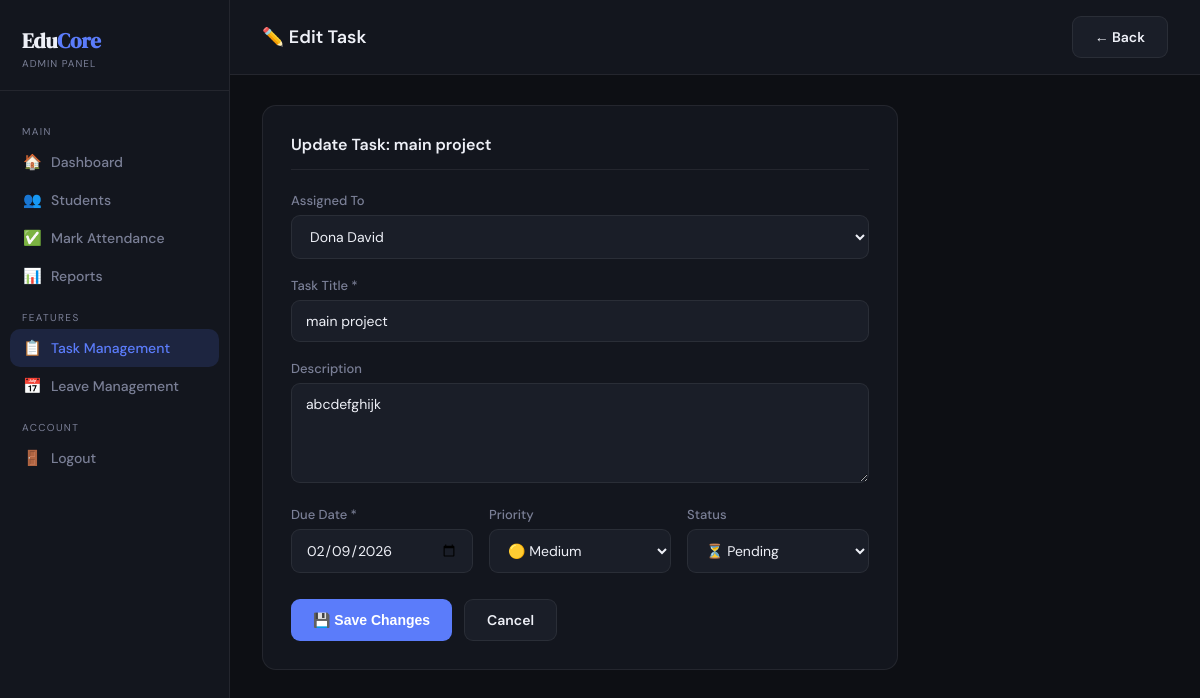
The page /tasks/4/edit/ (signed in) on the database its author committed.
### studapp/models.py (models this page shows, shortened)
class Task(models.Model):
    PRIORITY_CHOICES = [('Low','Low'),('Medium','Medium'),('High','High')]
    STATUS_CHOICES   = [('Pending','Pending'),('In Progress','In Progress'),('Completed','Completed')]
    student     = models.ForeignKey(Student, on_delete=models.CASCADE, related_name='tasks')
    title       = models.CharField(max_length=200)
    description = models.TextField(blank=True)
    due_date    = models.DateField()
    priority    = models.CharField(max_length=10, choices=PRIORITY_CHOICES, default='Medium')
    status      = models.CharField(max_length=15, choices=STATUS_CHOICES, default='Pending')
    assigned_on = models.DateTimeField(default=timezone.now)
    class Meta:
        ordering = ['-assigned_on']

class Student(models.Model):
    user    = models.OneToOneField(User, on_delete=models.CASCADE)
    age     = models.IntegerField()
    gender  = models.CharField(max_length=10)
    course  = models.CharField(max_length=50)
    phone   = models.CharField(max_length=15)
    address = models.TextField()
    def __str__(self):
        return self.user.get_full_name() or self.user.username

### studapp/views.py (the view, shortened to what this page needs)
# urls.py: path('tasks/<int:task_id>/edit/',           views.edit_task,         name='edit_task'),
@admin_required
def edit_task(request, task_id):
    task     = get_object_or_404(Task, id=task_id)
    students = Student.objects.select_related('user').order_by('user__first_name')
    return render(request, 'edit_task.html', {'task':task,'students':students})

### studapp/views.py (called while the page is built)
def admin_required(view_func):
    @wraps(view_func)
    @login_required
    def wrapper(request, *args, **kwargs):
        if Student.objects.filter(user=request.user).exists() or not request.user.is_staff:
            messages.error(request, "Admin access required.")
            return redirect("login")
        return view_func(request, *args, **kwargs)
    return wrapper

### studapp/templates/edit_task.html (shortened to what this page needs)
<!DOCTYPE html>
<html lang="en">
<head>
</head>
<body>
<div class="sidebar">
  <div class="logo"><h1>Edu<span>Core</span></h1><p>Admin Panel</p></div>
  <nav>
    <div class="nav-label">Main</div>
    <a href="{% url 'dashboard' %}" class="nav-item"><span class="ico">🏠</span> Dashboard</a>
    <a href="{% url 'student_list' %}" class="nav-item"><span class="ico">👥</span> Students</a>
    <a href="{% url 'mark_attendance' %}" class="nav-item"><span class="ico">✅</span> Mark Attendance</a>
    <a href="{% url 'attendance_report' %}" class="nav-item"><span class="ico">📊</span> Reports</a>
    <div class="nav-label">Features</div>
    <a href="{% url 'task_list' %}" class="nav-item active"><span class="ico">📋</span> Task Management</a>
    <a href="{% url 'leave_list' %}" class="nav-item"><span class="ico">📅</span> Leave Management</a>
    <div class="nav-label">Account</div>
    <a href="{% url 'logout' %}" class="nav-item"><span class="ico">🚪</span> Logout</a>
  </nav>
</div>
<div class="main">
  <div class="topbar">
    <h2>✏️ Edit Task</h2>
    <a href="{% url 'task_list' %}" class="btn btn-ghost">← Back</a>
  </div>
  <div class="content">
    <div class="card">
      <h3>Update Task: {{ task.title }}</h3>
      <form method="post">
        <div class="form-group">
          <label>Assigned To</label>
          <select name="student_id" required>
            {% for s in students %}
              <option value="{{ s.id }}" {% if s.id == task.student.id %}selected{% endif %}>{{ s }}</option>
            {% endfor %}
          </select>
        </div>
        <div class="form-group">
          <label>Task Title *</label>
          <input type="text" name="title" value="{{ task.title }}" required/>
        </div>
        <div class="form-group">
          <label>Description</label>
          <textarea name="description">{{ task.description }}</textarea>
        </div>
        <div class="row3">
          <div class="form-group">
            <label>Due Date *</label>
            <input type="date" name="due_date" value="{{ task.due_date|date:'Y-m-d' }}" required/>
          </div>
          <div class="form-group">
            <label>Priority</label>
            <select name="priority">
              <option value="Medium" {% if task.priority == 'Medium' %}selected{% endif %}>🟡 Medium</option>
            </select>
          </div>
          <div class="form-group">
            <label>Status</label>
            <select name="status">
              <option value="Pending"     {% if task.status == 'Pending' %}selected{% endif %}>⏳ Pending</option>
            </select>
          </div>
        </div>
        <div class="actions">
          <button type="submit" class="btn btn-primary">💾 Save Changes</button>
          <a href="{% url 'task_list' %}" class="btn btn-ghost">Cancel</a>
        </div>
      </form>
    </div>
  </div>
</div>
</body>
</html>

### studapp/templates/edit_task.html (style rules this page uses)
:root { --bg:#0d0f14;--surface:#13161e;--surf2:#1a1e28;--border:rgba(255,255,255,0.07);--accent:#5b7cfa;--green:#4ec9a0;--amber:#f0a84e;--red:#f0614e;--text:#eef0f7;--muted:#7a7f96;--r:14px; }
*,*::before,*::after { box-sizing:border-box;margin:0;padding:0; }
body { background:var(--bg);color:var(--text);font-family:'DM Sans',sans-serif;display:flex;min-height:100vh; }
.sidebar { width:230px;min-height:100vh;background:var(--surface);border-right:1px solid var(--border);display:flex;flex-direction:column;position:fixed;top:0;left:0;bottom:0;z-index:100; }
.logo { padding:26px 22px 20px;border-bottom:1px solid var(--border); }
.logo h1 { font-family:'DM Serif Display',serif;font-size:21px; }
.logo h1 span { color:var(--accent); }
.logo p { font-size:10px;color:var(--muted);letter-spacing:1px;text-transform:uppercase;margin-top:2px; }
nav { padding:18px 10px;flex:1; }
.nav-label { font-size:10px;text-transform:uppercase;letter-spacing:1.4px;color:var(--muted);padding:0 12px;margin:16px 0 5px; }
.nav-item { display:flex;align-items:center;gap:10px;padding:9px 13px;border-radius:10px;color:var(--muted);text-decoration:none;font-size:14px;font-weight:500;transition:.15s; }
.nav-item.active { background:rgba(91,124,250,.15);color:var(--accent); }
.nav-item .ico { font-size:15px;width:18px;text-align:center; }
.main { margin-left:230px;flex:1;display:flex;flex-direction:column; }
.topbar { background:var(--surface);border-bottom:1px solid var(--border);padding:16px 32px;display:flex;align-items:center;justify-content:space-between; }
.topbar h2 { font-size:18px;font-weight:600; }
.content { padding:30px 32px;flex:1;max-width:700px; }
.card { background:var(--surface);border:1px solid var(--border);border-radius:var(--r);padding:28px; }
.card h3 { font-size:16px;font-weight:600;margin-bottom:22px;padding-bottom:14px;border-bottom:1px solid var(--border); }
.form-group { margin-bottom:18px; }
label { display:block;font-size:13px;color:var(--muted);margin-bottom:6px;font-weight:500; }
input,select,textarea { width:100%;background:var(--surf2);border:1px solid var(--border);color:var(--text);padding:11px 14px;border-radius:9px;font-size:14px;font-family:'DM Sans',sans-serif;outline:none;transition:.15s; }
textarea { resize:vertical;min-height:100px; }
.row3 { display:grid;grid-template-columns:1fr 1fr 1fr;gap:16px; }
.btn { display:inline-flex;align-items:center;gap:6px;padding:11px 22px;border-radius:9px;font-size:14px;font-weight:600;cursor:pointer;text-decoration:none;border:none;transition:.15s; }
.btn-primary { background:var(--accent);color:#fff; }
.btn-ghost { background:var(--surf2);color:var(--text);border:1px solid var(--border); }
.actions { display:flex;gap:12px;margin-top:8px; }

### rows shown on the page
Task: title "main project", student_id "Dona David", description "abcdefghijk", due_date "02/09/2026", priority "🟡 Medium", status "⏳ Pending"
